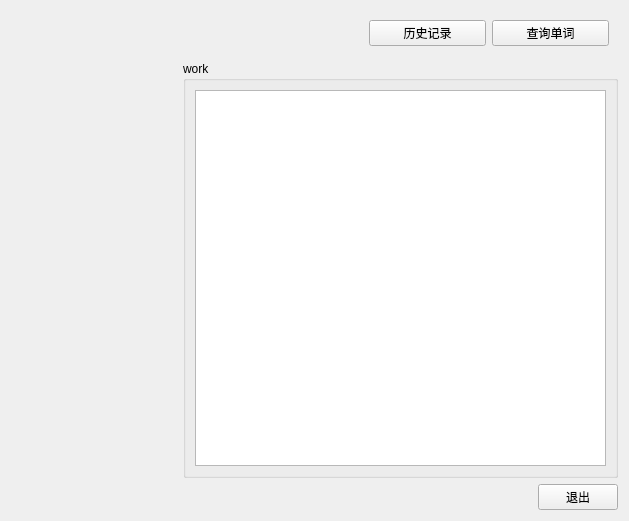
<?xml version="1.0" encoding="UTF-8"?>
<ui version="4.0">
 <class>cd_work</class>
 <widget class="QWidget" name="cd_work">
  <property name="geometry">
   <rect>
    <x>0</x>
    <y>0</y>
    <width>629</width>
    <height>521</height>
   </rect>
  </property>
  <property name="windowTitle">
   <string>Form</string>
  </property>
  <layout class="QGridLayout" name="gridLayout_3">
   <item row="0" column="0">
    <spacer name="horizontalSpacer_3">
     <property name="orientation">
      <enum>Qt::Horizontal</enum>
     </property>
     <property name="sizeHint" stdset="0">
      <size>
       <width>164</width>
       <height>20</height>
      </size>
     </property>
    </spacer>
   </item>
   <item row="0" column="1">
    <spacer name="horizontalSpacer_2">
     <property name="orientation">
      <enum>Qt::Horizontal</enum>
     </property>
     <property name="sizeHint" stdset="0">
      <size>
       <width>163</width>
       <height>20</height>
      </size>
     </property>
    </spacer>
   </item>
   <item row="0" column="2" rowspan="2" colspan="2">
    <widget class="QWidget" name="widget" native="true">
     <layout class="QGridLayout" name="gridLayout_2">
      <item row="0" column="0">
       <widget class="QPushButton" name="history_record">
        <property name="text">
         <string>历史记录</string>
        </property>
       </widget>
      </item>
      <item row="0" column="1">
       <widget class="QPushButton" name="query_word">
        <property name="text">
         <string>查询单词</string>
        </property>
       </widget>
      </item>
     </layout>
    </widget>
   </item>
   <item row="2" column="1" colspan="3">
    <widget class="QGroupBox" name="groupBox">
     <property name="title">
      <string>work</string>
     </property>
     <layout class="QGridLayout" name="gridLayout">
      <item row="0" column="0">
       <widget class="QTextEdit" name="work_msg"/>
      </item>
     </layout>
    </widget>
   </item>
   <item row="3" column="2">
    <spacer name="horizontalSpacer">
     <property name="orientation">
      <enum>Qt::Horizontal</enum>
     </property>
     <property name="sizeHint" stdset="0">
      <size>
       <width>164</width>
       <height>20</height>
      </size>
     </property>
    </spacer>
   </item>
   <item row="3" column="3">
    <widget class="QPushButton" name="exit">
     <property name="text">
      <string>退出</string>
     </property>
    </widget>
   </item>
  </layout>
 </widget>
 <resources/>
 <connections/>
</ui>
